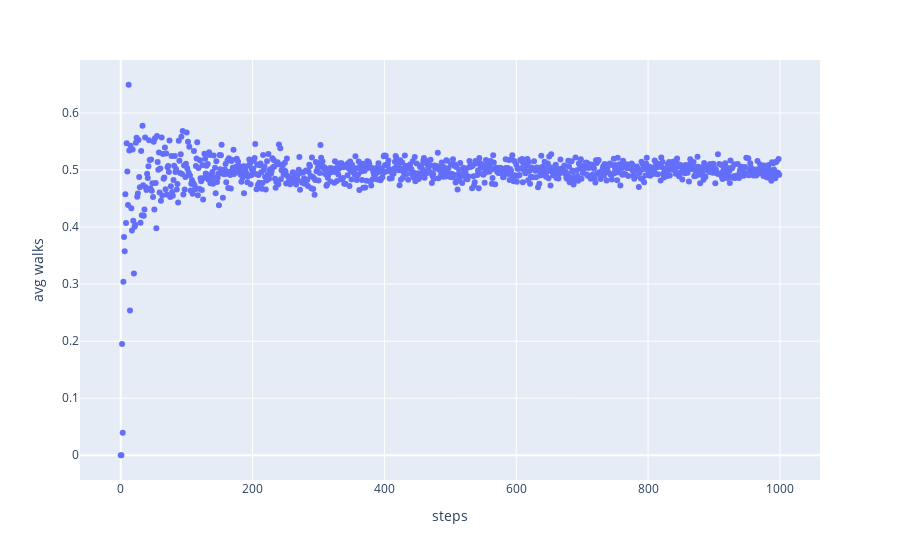

The code cell stored with this chart in its notebook:
### Code cell
walk_simulator_2(1000)

### Figure 1 — Plotly figure (JSON) as saved in the notebook; plotly's stock layout.template omitted (floating-point values rounded to 4 significant figures; data arrays with more than 128 entries replaced by an {"elided": "..."} marker saying what was removed)
{"data": [{"hovertemplate": "steps=%{x}<br>avg walks=%{y}<extra></extra>", "legendgroup": "", "marker": {"color": "#636efa", "symbol": "circle"}, "mode": "markers", "name": "", "orientation": "v", "showlegend": false, "type": "scatter", "x": {"elided": "1000 int values"}, "xaxis": "x", "y": {"elided": "1000 float values"}, "yaxis": "y"}], "layout": {"legend": {"tracegroupgap": 0}, "margin": {"t": 60}, "xaxis": {"anchor": "y", "domain": [0, 1], "title": {"text": "steps"}}, "yaxis": {"anchor": "x", "domain": [0, 1], "title": {"text": "avg walks"}}}}
